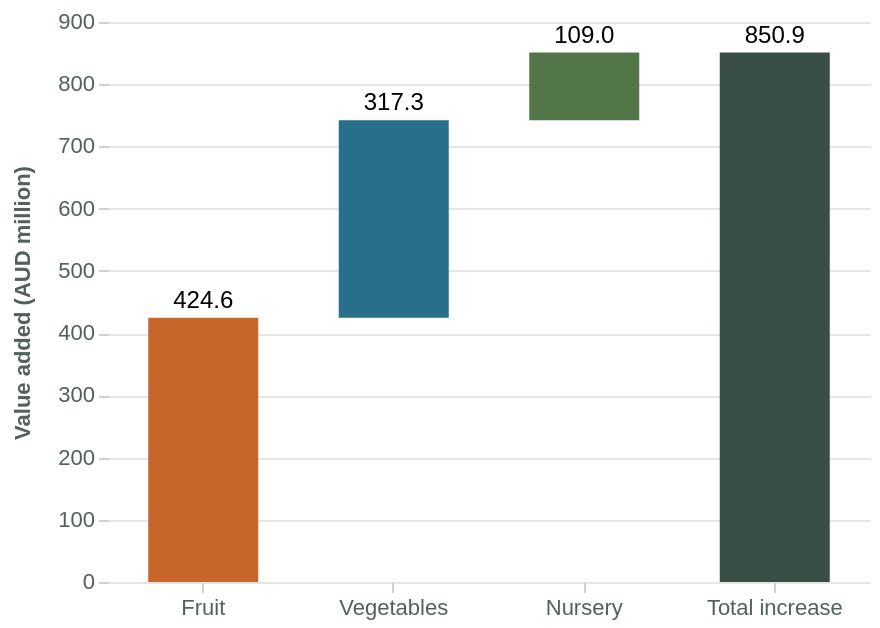

Express this chart as Vega-Lite.
### Vega-Lite specification from a JSON file in a GitHub repository (floating-point values rounded to 4 significant figures)
{"$schema": "https://vega.github.io/schema/vega-lite/v5.json", "width": 440, "height": 280, "config": {"background": "transparent", "font": "Arial", "view": {"stroke": null}, "axis": {"labelFontSize": 11, "titleFontSize": 11, "titlePadding": 12, "labelColor": "#53615c", "titleColor": "#53615c", "gridColor": "#e3e7e0", "domain": false, "tickColor": "#cbd3cb"}, "legend": {"labelFontSize": 11, "title": null, "orient": "bottom", "symbolType": "circle"}}, "data": {"values": [{"sector": "Fruit", "label": "Fruit", "start": 0, "end": 424.6, "change": 424.6}, {"sector": "Vegetables", "label": "Vegetables", "start": 424.6, "end": 741.9, "change": 317.3}, {"sector": "Nursery", "label": "Nursery", "start": 741.9, "end": 850.9, "change": 109.0}, {"sector": "Total", "label": "Total increase", "start": 0, "end": 850.9, "change": 850.9}]}, "layer": [{"mark": {"type": "bar", "size": 55}, "encoding": {"x": {"field": "label", "type": "ordinal", "title": null, "sort": ["Fruit", "Vegetables", "Nursery", "Total increase"], "axis": {"labelAngle": 0}}, "y": {"field": "end", "type": "quantitative", "title": "Value added (AUD million)", "axis": {"title": "Value added (AUD million)"}}, "y2": {"field": "start"}, "color": {"field": "sector", "type": "nominal", "title": null, "scale": {"domain": ["Fruit", "Vegetables", "Nursery", "Total"], "range": ["#c7652a", "#276f8a", "#527647", "#394e44"]}, "legend": null}, "tooltip": [{"field": "label", "type": "nominal", "title": "Sector"}, {"field": "change", "type": "quantitative", "title": "Contribution (AUD million)", "format": ",.1f"}]}}, {"mark": {"type": "text", "dy": -9, "fontSize": 12}, "encoding": {"x": {"field": "label", "type": "ordinal", "title": null, "sort": ["Fruit", "Vegetables", "Nursery", "Total increase"]}, "y": {"field": "end", "type": "quantitative", "title": "Value added (AUD million)", "axis": {"title": "Value added (AUD million)"}}, "text": {"field": "change", "type": "quantitative", "title": null, "format": ",.1f"}}}], "autosize": {"type": "fit-x", "contains": "padding", "resize": true}}
